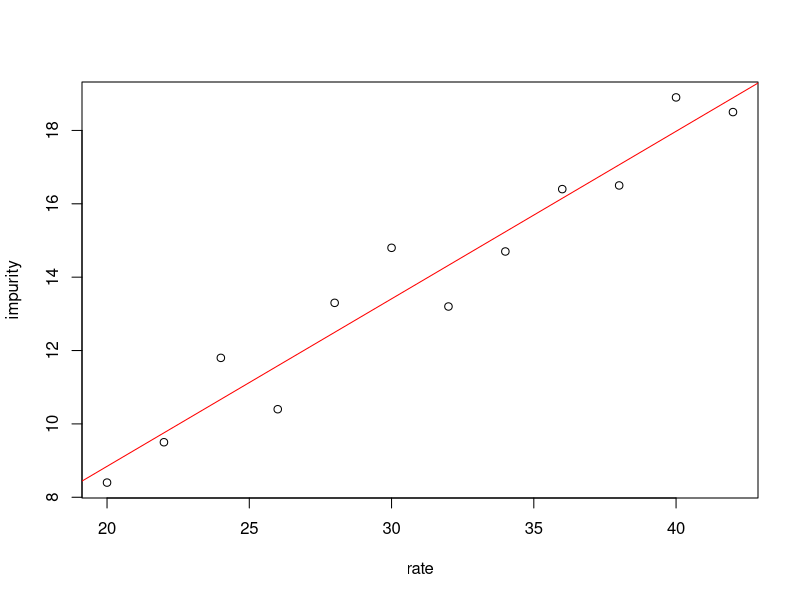

Source code (R):
rate<-c(20, 22, 24, 26, 28, 30, 32, 34, 36, 38, 40, 42)
impurity <-c(8.4, 9.5, 11.8, 10.4, 13.3, 14.8, 13.2, 14.7, 16.4, 16.5, 18.9, 18.5)
plot(impurity~rate)
reg<-lm(impurity~rate)
abline(reg,col="red")
summary(reg)